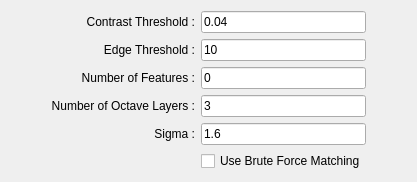
          <widget class="QWidget" name="tabSIFT">
           <attribute name="title">
            <string>SIFT</string>
           </attribute>
           <layout class="QGridLayout" name="gridLayout_4">
            <item row="0" column="0">
             <spacer name="horizontalSpacer_46">
              <property name="orientation">
               <enum>Qt::Horizontal</enum>
              </property>
              <property name="sizeHint" stdset="0">
               <size>
                <width>40</width>
                <height>20</height>
               </size>
              </property>
             </spacer>
            </item>
            <item row="0" column="1">
             <layout class="QGridLayout" name="siftTabs_2">
              <item row="5" column="1">
               <widget class="QCheckBox" name="siftBruteForceCheck">
                <property name="cursor">
                 <cursorShape>PointingHandCursor</cursorShape>
                </property>
                <property name="text">
                 <string>Use Brute Force Matching</string>
                </property>
                <property name="checked">
                 <bool>false</bool>
                </property>
               </widget>
              </item>
              <item row="3" column="1">
               <widget class="QLineEdit" name="siftNumOctText">
                <property name="text">
                 <string>3</string>
                </property>
               </widget>
              </item>
              <item row="1" column="0">
               <widget class="QLabel" name="label_2">
                <property name="text">
                 <string>Edge Threshold :</string>
                </property>
                <property name="alignment">
                 <set>Qt::AlignRight|Qt::AlignTrailing|Qt::AlignVCenter</set>
                </property>
               </widget>
              </item>
              <item row="0" column="0">
               <widget class="QLabel" name="label">
                <property name="text">
                 <string>Contrast Threshold :</string>
                </property>
                <property name="alignment">
                 <set>Qt::AlignRight|Qt::AlignTrailing|Qt::AlignVCenter</set>
                </property>
               </widget>
              </item>
              <item row="0" column="1">
               <widget class="QLineEdit" name="siftContThreshText">
                <property name="text">
                 <string>0.04</string>
                </property>
               </widget>
              </item>
              <item row="1" column="1">
               <widget class="QLineEdit" name="siftEdgeThreshText">
                <property name="text">
                 <string>10</string>
                </property>
               </widget>
              </item>
              <item row="2" column="1">
               <widget class="QLineEdit" name="siftNumFeatText">
                <property name="text">
                 <string>0</string>
                </property>
               </widget>
              </item>
              <item row="2" column="0">
               <widget class="QLabel" name="label_5">
                <property name="text">
                 <string>Number of Features :</string>
                </property>
                <property name="alignment">
                 <set>Qt::AlignRight|Qt::AlignTrailing|Qt::AlignVCenter</set>
                </property>
               </widget>
              </item>
              <item row="4" column="1">
               <widget class="QLineEdit" name="siftSigmaText">
                <property name="text">
                 <string>1.6</string>
                </property>
               </widget>
              </item>
              <item row="4" column="0">
               <widget class="QLabel" name="label_8">
                <property name="text">
                 <string>Sigma :</string>
                </property>
                <property name="alignment">
                 <set>Qt::AlignRight|Qt::AlignTrailing|Qt::AlignVCenter</set>
                </property>
               </widget>
              </item>
              <item row="3" column="0">
               <widget class="QLabel" name="label_7">
                <property name="text">
                 <string>Number of Octave Layers :</string>
                </property>
                <property name="alignment">
                 <set>Qt::AlignRight|Qt::AlignTrailing|Qt::AlignVCenter</set>
                </property>
               </widget>
              </item>
             </layout>
            </item>
            <item row="0" column="2">
             <spacer name="horizontalSpacer_47">
              <property name="orientation">
               <enum>Qt::Horizontal</enum>
              </property>
              <property name="sizeHint" stdset="0">
               <size>
                <width>40</width>
                <height>20</height>
               </size>
              </property>
             </spacer>
            </item>
           </layout>
          </widget>
